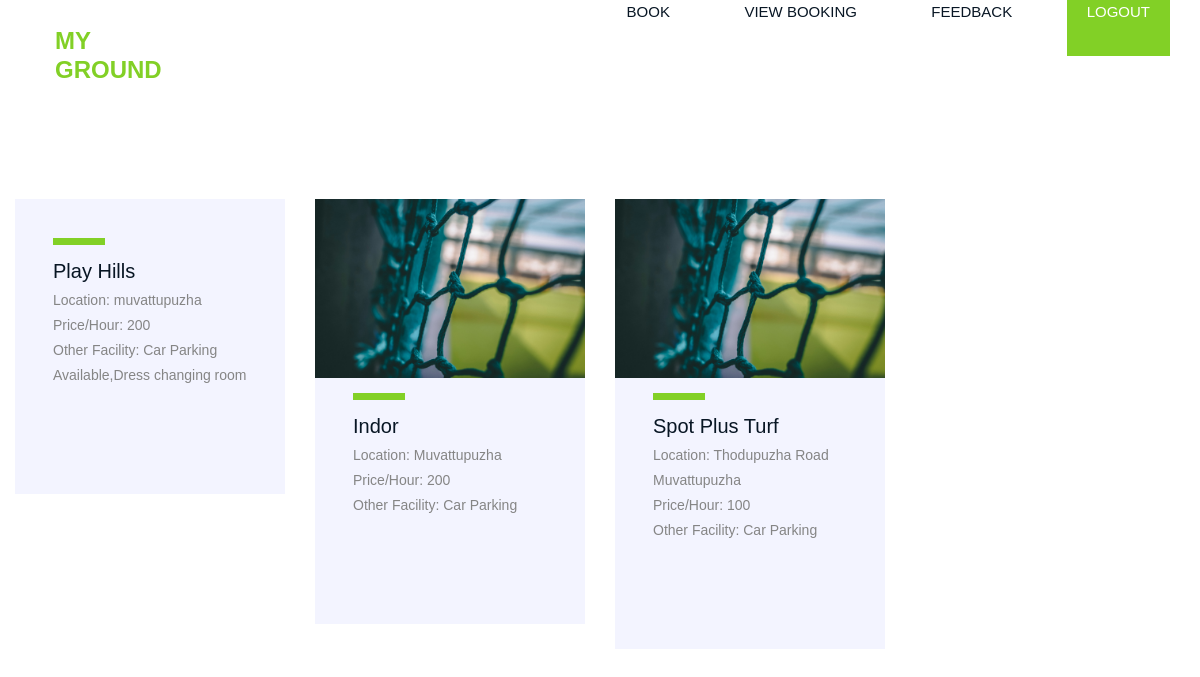
Page /user/ViewTurf (signed in) on the committed database.
### Turf/models.py (models this page shows)
class Turf(models.Model):
    owner = models.ForeignKey(Ownerreg, on_delete=models.CASCADE)
    name = models.CharField(max_length=50)
    descri = models.CharField(max_length=50)
    facility = models.CharField(max_length=50)
    location = models.CharField(max_length=50)
    price = models.CharField(max_length=50)
    image1 = models.ImageField(upload_to='images/')
    image2 = models.ImageField(upload_to='images/')
    image3 = models.ImageField(upload_to='images/',null=True)
    status = models.CharField(max_length=50)

### Turf/user_views.py (the view)
# urls.py: path('ViewTurf',ViewTurf.as_view()),
class ViewTurf(LoginRequiredMixin,TemplateView):
    template_name = 'user/view_turf.html'
    login_url = '/'
    def get_context_data(self, **kwargs):
        context = super(ViewTurf,self).get_context_data(**kwargs)
        s = Turf.objects.filter(status='Added')
        context['s'] = s
        return context

### templates/user/view_turf.html (shortened to what this page needs)
{% extends 'user/user_base.html' %}
{% load static %}
{% block content %}
  <section class="blog-section spad">
        <div class="container-fluid">
            <div class="row">
                {% for st in s %}
                <div class="col-lg-3 col-md-6">
                    <div class="single-blog-item blog-item">
                        <div class="blog-img">
                            <img src="{{ st.image1.url }}" alt="">
                        </div>
                        <div class="blog-text">
                            <a href="TurfDetails?id={{ st.id }}"> <h3>{{ st.name }}</h3></a>
                            <p>
                                Location: {{ st.location }}<br>
                                Price/Hour: {{ st.price }}<br>
                                Other Facility: {{ st.facility }}<br>
                            </p>
                        </div>
                    </div>
                </div>
    {% endfor %}
            </div>
        </div>
  </section>
{% endblock %}

### templates/user/user_base.html (shortened to what this page needs)
{% load static %}
<!DOCTYPE html>
<html lang="zxx">
<head>
    <link rel="stylesheet" href="{% static 'css/bootstrap.min.css' %}" type="text/css">
    <link rel="stylesheet" href="{% static 'css/font-awesome.min.css' %}" type="text/css">
    <link rel="stylesheet" href="{% static 'css/flaticon.css' %}" type="text/css">
    <link rel="stylesheet" href="{% static 'css/owl.carousel.min.css' %}" type="text/css">
    <link rel="stylesheet" href="{% static 'css/magnific-popup.css' %}" type="text/css">
    <link rel="stylesheet" href="{% static 'css/slicknav.min.css' %}" type="text/css">
    <link rel="stylesheet" href="{% static 'css/style.css' %}" type="text/css">
</head>
<body>
   <header class="header-section">
        <div class="container-fluid">
            <div class="inner-header">
                <div class="row">
                    <div class="col-lg-2 col-md-2">
                        <div class="logo">
                            <a href="/user" class="js-logo-clone" ><h4><b><font color="#82D026">MY GROUND</font></b></h4></font></a>
                        </div>
                    </div>
                    <div class="col-lg-10 col-md-10">
                        <nav class="main-menu mobile-menu">
                            <ul>
                                <li><a href="ViewTurf">Book</a></li>
                                <li><a href="ViewTurfBooking">View Booking</a></li>
                                <li><a href="AddFeedback">feedback</a></li>
                                <li><a class="active" href="logout/">LOGOUT</a></li>
                            </ul>
                        </nav>
                    </div>
                </div>
            </div>
        </div>
    </header>
{% block content %}
        {% endblock %}
</body>
</html>

### Turf/static/css/style.css (style rules this page uses)
html, body { height: 100%; font-family: "PT Sans", sans-serif; -webkit-font-smoothing: antialiased; font-smoothing: antialiased; background: none; }
h1, h2, h3, h4, h5, h6 { margin: 0; color: #111111; font-weight: 500; font-family: "Oswald", sans-serif; }
h3 { font-size: 30px; }
h4 { font-size: 24px; }
p { font-size: 16px; color: #858585; font-family: "PT Sans", sans-serif; font-weight: 400; line-height: 28px; margin: 0 0 15px 0; }
img { max-width: 100%; }
ul, ol { padding: 0; margin: 0; }
.spad { padding-top: 100px; padding-bottom: 100px; }
.inner-header .logo { float: left; padding-top: 27px; padding-left: 40px; }
.inner-header .logo a { display: block; }
.inner-header .main-menu { float: right; margin-right: -15px; }
.inner-header .main-menu ul li { list-style: none; display: inline-block; margin-right: 30px; }
.inner-header .main-menu ul li a { font-size: 15px; font-family: "Oswald", sans-serif; font-weight: 500; color: #081624; text-transform: uppercase; padding: 36px 20px; position: relative; z-index: 1; }
.inner-header .main-menu ul li a.active { background: #82D026; color: #ffffff; }
.inner-header .main-menu ul li a:after { position: absolute; left: 21px; top: 25px; width: 24px; height: 7px; background: #82D026; content: ""; }
.blog-section { padding-top: 114px; padding-bottom: 114px; }
.single-blog-item { background: #F3F4FF; position: relative; margin-bottom: 30px; padding-bottom: 91px; }
.single-blog-item.blog-item .blog-img img { width: 100%; }
.single-blog-item.blog-item .blog-text { padding-top: 36px; padding-left: 38px; padding-right: 20px; }
.single-blog-item.blog-item .blog-text h3 { font-size: 30px; font-weight: 500; color: #081624; margin-bottom: 20px; position: relative; }
.single-blog-item.blog-item .blog-text h3:after { position: absolute; left: 0; top: -21px; height: 7px; width: 52px; background: #82D026; content: ""; }
.single-blog-item.blog-item .blog-text p { font-size: 15px; }
@media only screen and (min-width: 1200px) and (max-width: 1450px) { .single-blog-item.blog-item .blog-text h3 { font-size: 20px; margin-bottom: 5px; } }
@media only screen and (min-width: 1200px) and (max-width: 1450px) { .single-blog-item.blog-item .blog-text p { font-size: 14px; line-height: 25px; } }

### rows in the picture
Turf: name "Play Hills", location "muvattupuzha", price "200", facility "Car Parking Available,Dress changing room"
Turf: image1 (picture), name "Indor", location "Muvattupuzha", price "200", facility "Car Parking"
Turf: image1 (picture), name "Spot Plus Turf", location "Thodupuzha Road Muvattupuzha", price "100", facility "Car Parking"
